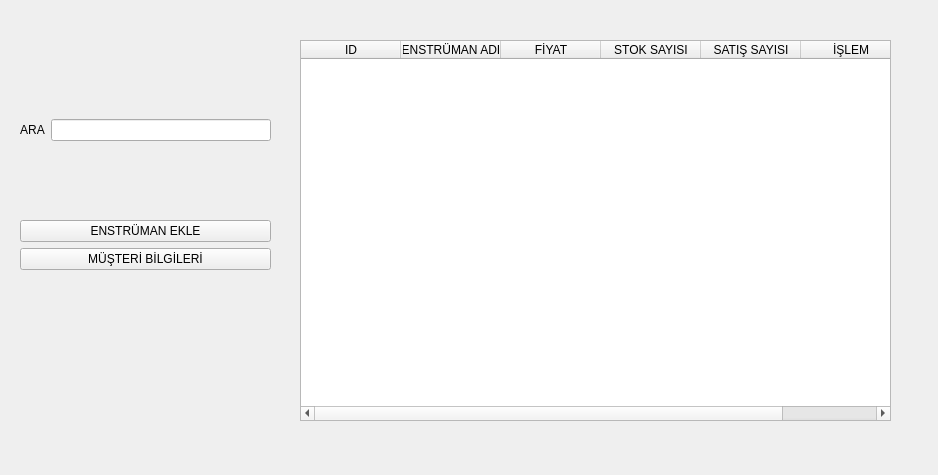
<?xml version="1.0" encoding="UTF-8"?>
<ui version="4.0">
 <class>Form</class>
 <widget class="QWidget" name="Form">
  <property name="geometry">
   <rect>
    <x>0</x>
    <y>0</y>
    <width>938</width>
    <height>475</height>
   </rect>
  </property>
  <property name="windowTitle">
   <string>Form</string>
  </property>
  <widget class="QWidget" name="horizontalLayoutWidget">
   <property name="geometry">
    <rect>
     <x>20</x>
     <y>50</y>
     <width>251</width>
     <height>161</height>
    </rect>
   </property>
   <layout class="QHBoxLayout" name="ara_horizontalLayout">
    <item>
     <widget class="QLabel" name="label_ara">
      <property name="text">
       <string>&lt;html&gt;&lt;head/&gt;&lt;body&gt;&lt;p align=&quot;center&quot;&gt;ARA&lt;/p&gt;&lt;/body&gt;&lt;/html&gt;</string>
      </property>
     </widget>
    </item>
    <item>
     <widget class="QLineEdit" name="arama_yap"/>
    </item>
   </layout>
  </widget>
  <widget class="QWidget" name="verticalLayoutWidget">
   <property name="geometry">
    <rect>
     <x>300</x>
     <y>40</y>
     <width>591</width>
     <height>381</height>
    </rect>
   </property>
   <layout class="QVBoxLayout" name="verticalLayout_2">
    <item>
     <widget class="QTableWidget" name="tableWidget">
      <column>
       <property name="text">
        <string>ID</string>
       </property>
      </column>
      <column>
       <property name="text">
        <string>ENSTRÜMAN ADI</string>
       </property>
      </column>
      <column>
       <property name="text">
        <string>FİYAT</string>
       </property>
      </column>
      <column>
       <property name="text">
        <string>STOK SAYISI</string>
       </property>
      </column>
      <column>
       <property name="text">
        <string>SATIŞ SAYISI</string>
       </property>
      </column>
      <column>
       <property name="text">
        <string>İŞLEM</string>
       </property>
      </column>
     </widget>
    </item>
   </layout>
  </widget>
  <widget class="QWidget" name="verticalLayoutWidget_2">
   <property name="geometry">
    <rect>
     <x>20</x>
     <y>220</y>
     <width>251</width>
     <height>251</height>
    </rect>
   </property>
   <layout class="QVBoxLayout" name="verticalLayout_3">
    <item>
     <widget class="QPushButton" name="enstr_ekle_buton">
      <property name="text">
       <string>ENSTRÜMAN EKLE</string>
      </property>
     </widget>
    </item>
    <item>
     <widget class="QPushButton" name="musteri_bilgi_button">
      <property name="text">
       <string>MÜŞTERİ BİLGİLERİ</string>
      </property>
     </widget>
    </item>
    <item>
     <spacer name="verticalSpacer">
      <property name="orientation">
       <enum>Qt::Vertical</enum>
      </property>
      <property name="sizeHint" stdset="0">
       <size>
        <width>20</width>
        <height>40</height>
       </size>
      </property>
     </spacer>
    </item>
   </layout>
  </widget>
 </widget>
 <resources/>
 <connections/>
</ui>
